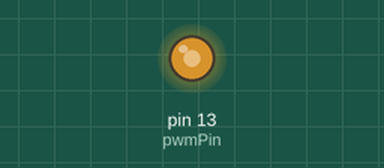
Bench run of a sketch on a simulated Teensy 4. On the bench: output pins drawn as LEDs (lit = HIGH).

Above: at 0.05 s.
At 0.35 s:
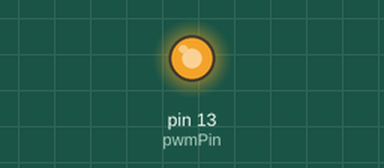
At 0.55 s:
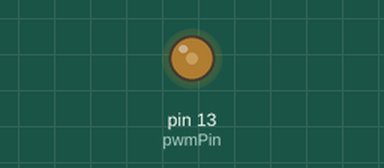
At 0.75 s:
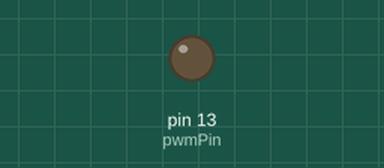
Timing chart, 0 to 3.0 s (numbered marks = the images above):
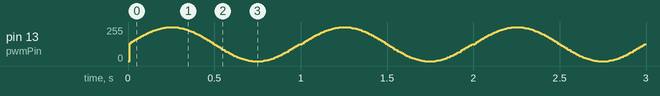

The sketch:

dds_test.ino
```cpp
//teensyduino standard
#include <stdint.h>

//third party
#include <SerialCommand.h>  /* https://github.com/p-v-o-s/Arduino-SerialCommand */


const int pwmPin = 13;
const int ddsLookupFeq = 100;

//generated in python:
//    from pylab import *
//    X = linspace(0,1,100)
//    Y = 128*sin(2*pi*X)+127
//    print(",".join(map(str,Y.astype('uint8'))))
const uint8_t sineTable[] = {127,135,143,151,159,166,174,182,189,196,202,209,215,221,226,231,235,239,243,246,249,251,253,254,254,254,254,253,252,250,247,245,241,237,233,228,223,218,212,206,199,192,185,178,170,163,155,147,139,131,122,114,106,98,90,83,75,68,61,54,47,41,35,30,25,20,16,12,8,6,3,1,0,0,0,0,0,0,2,4,7,10,14,18,22,27,32,38,44,51,57,64,71,79,87,94,102,110,118,126};
const int sineTableLength = 100;

// Create an IntervalTimer objec, ref: https://www.pjrc.com/teensy/td_timing_IntervalTimer.html
IntervalTimer ddsTimer;

void setup() {
    // PWM setup, ref: https://www.pjrc.com/teensy/td_pulse.html
    analogWriteFrequency(pwmPin, 10000);            // this is the PWM frequency should be >> DDS frequency
    analogWriteResolution(8);                       // analogWrite value 0 to 255
    ddsTimer.begin(ddsISR, 1000000/ddsLookupFeq);   // function called by interrupt at micros interval
}

//uint8_t ddsTable[] = sineTable;
int ddsTableLength = sineTableLength;
volatile uint8_t ddsTableIndex=0;

void ddsISR(){
    //cycle through the lookup table, and change the anolog (PWM) value
    ddsTableIndex = (ddsTableIndex + 1) % ddsTableLength;
    analogWrite(pwmPin, sineTable[ddsTableIndex]);
}

void loop() {
  delay(250);
}
```
